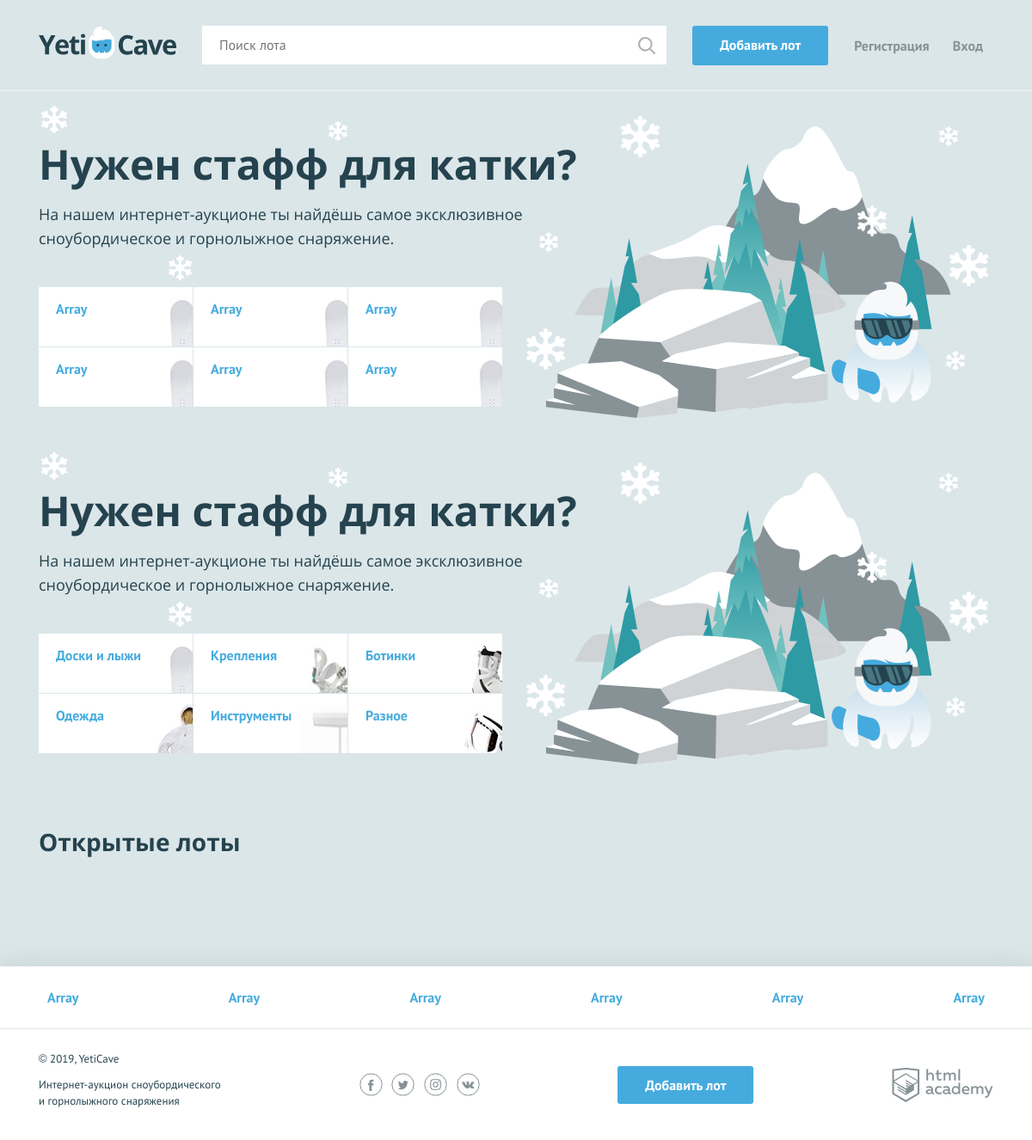
The page / on the database its author committed.
### tables this page shows
CREATE TABLE categories
(
  id    INT AUTO_INCREMENT PRIMARY KEY,
  code  VARCHAR(128) NOT NULL UNIQUE,
  name VARCHAR(128) NOT NULL
);

### helpers.php (called while the page is built, shortened)
<?php
function include_template($name, array $data = []) {
    $name = 'templates/' . $name;
    extract($data);
    require $name;
    $result = ob_get_clean();
    return $result;
}

### function.php (called while the page is built, shortened)
<?php
function getLots($link)
{
    $sql = 'SELECT l.id, l.name AS lot_name, l.end_date, l.start_price, l.img_link, MAX(b.price) AS max_price, c.name AS category_name
        FROM lots l
        LEFT JOIN bet b ON l.id = b.lot_id
        JOIN categories c ON l.category_id = c.id
        WHERE l.end_date > NOW()
        GROUP BY l.id
        ORDER BY l.created_at DESC LIMIT 6';
    $res = mysqli_query($link, $sql);
    return mysqli_fetch_all($res, MYSQLI_ASSOC);
}
function getCategories($link)
{
    $categories_list = "SELECT * FROM categories ";
    $result = mysqli_query($link, $categories_list);
    return mysqli_fetch_all($result, MYSQLI_ASSOC);
}

### data.php (called while the page is built, shortened)
<?php
$user_name = "";
$is_auth = !empty($_SESSION["user"]);

### templates/main.php (the view, shortened to what this page needs)
<section class="promo">
    <h2 class="promo__title">Нужен стафф для катки?</h2>
    <p class="promo__text">На нашем интернет-аукционе ты найдёшь самое эксклюзивное
        сноубордическое и горнолыжное снаряжение.</p>
    <ul class="promo__list">
        <?php foreach ($categories as $cat):?>
            <li class="promo__item promo__item--<?= $cat['code']; ?>">
                <a class="promo__link" href="all-lots.php?category_id=<?= $cat['id']; ?>">  <?=htmlspecialchars($cat['name']);?></a>
            </li>
        <?php endforeach; ?>
    </ul>
</section>
<section class="lots">
    <div class="lots__header">
        <h2>Открытые лоты</h2>
    </div>
</section>

### templates/layout.php (shortened to what this page needs)
<!DOCTYPE html>
<html lang="ru">
<head>
    <link href="../css/normalize.min.css" rel="stylesheet">
    <link href="../css/style.css" rel="stylesheet">
</head>
<body>
<div class="page-wrapper">
    <header class="main-header">
        <div class="main-header__container container">
            <a class="main-header__logo">
                <img src="../img/logo.svg" width="160" height="39" alt="Логотип компании YetiCave">
            </a>
            <form class="main-header__search" method="get" action="https://echo.htmlacademy.ru" autocomplete="off">
                <input type="search" name="search" placeholder="Поиск лота">
                <input class="main-header__search-btn" type="submit" name="find" value="Найти">
            </form>
            <a class="main-header__add-lot button" href="pages/add-lot.html">Добавить лот</a>
            <nav class="user-menu">
                <?php if ($is_auth == 1) : ?>
                    <div class="user-menu__logged">
                        <p><?= $user_name; ?></p>
                        <a class="user-menu__bets" href="pages/my-bets.html">Мои ставки</a>
                        <a class="user-menu__logout" href="#">Выход</a>
                    </div>
                <?php  else : ?>
                    <ul class="user-menu__list">
                        <li class="user-menu__item">
                            <a href="#">Регистрация</a>
                        </li>
                        <li class="user-menu__item">
                            <a href="#">Вход</a>
                        </li>
                    </ul>
                <?php endif; ?>
            </nav>
        </div>
    </header>
    <main class="container">
        <section class="promo">
            <h2 class="promo__title">Нужен стафф для катки?</h2>
            <p class="promo__text">На нашем интернет-аукционе ты найдёшь самое эксклюзивное сноубордическое и горнолыжное снаряжение.</p>
            <ul class="promo__list">
                <?php  foreach ($categories as $cat): ?>
                    <li class="promo__item promo__item--boards">
                        <a class="promo__link" href="pages/all-lots.html"><?= $cat;?></a>
                    </li>
                <?php endforeach; ?>
            </ul>
        </section>
        <?= $content;?>
    </main>
</div>
<footer class="main-footer">
    <nav class="nav">
        <ul class="nav__list container">
            <?php foreach ($categories as $cat): ?>
                <li class="nav__item">
                    <a href="pages/all-lots.html"><?=$cat;?></a>
                </li>
            <?php endforeach; ?>
        </ul>
    </nav>
    <div class="main-footer__bottom container">
        <div class="main-footer__copyright">
            <p>© 2019, YetiCave</p>
            <p>Интернет-аукцион сноубордического и горнолыжного снаряжения</p>
        </div>
        <div class="main-footer__social social">
            <a class="social__link social__link--facebook" href="#">
            </a>
            <a class="social__link social__link--twitter" href="#">
            </a>
            <a class="social__link social__link--instagram" href="#">
            </a>
            <a class="social__link social__link--vkontakte" href="#">
            </a>
        </div>
        <a class="main-footer__add-lot button" href="add-lot.html">Добавить лот</a>
        <div class="main-footer__developed-by">
            <a class="logo-academy" href="https://htmlacademy.ru/intensive/php">
            </a>
        </div>
    </div>
</footer>
</body>
</html>

### index.php (shortened to what this page needs)
<?php
require_once 'helpers.php';
require_once 'data.php';
require_once 'function.php';
$link = getDb();
$categories = getCategories($link);
$lots = getLots($link);
$main_content = include_template('main.php', [
    'categories' => $categories,
    'lots' => $lots
]);
$layout_content = include_template('layout.php',  [
    'content' => $main_content,
    'categories' => $categories,
    'title' => 'Главная',
    'is_auth' => $is_auth,
    'user_name' => $user_name
]);
print($layout_content);

### rows shown on the page
categories: cat "Array", shows a picture, name "Доски и лыжи"
categories: cat "Array", shows a picture, name "Крепления"
categories: cat "Array", shows a picture, name "Ботинки"
categories: cat "Array", shows a picture, name "Одежда"
categories: cat "Array", shows a picture, name "Инструменты"
categories: cat "Array", shows a picture, name "Разное"
